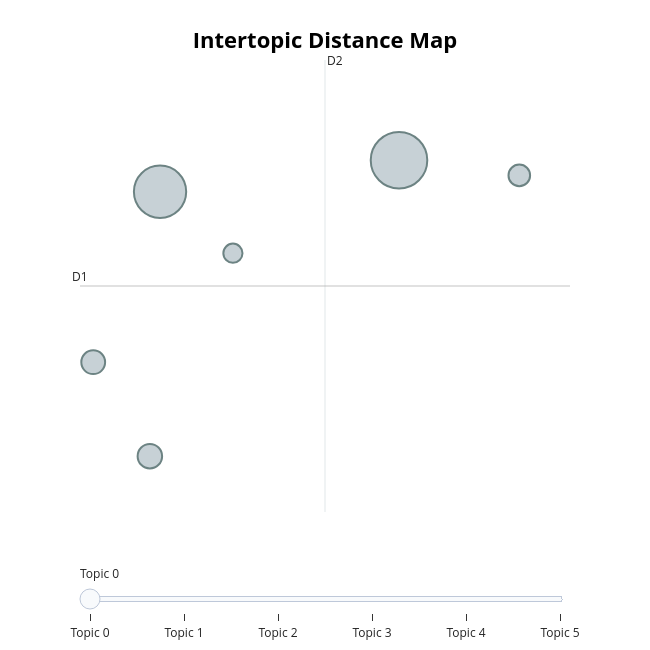

The cell this chart's notebook holds for it:
### Code cell
topic_model.visualize_topics()

### Figure 1 — Plotly figure (JSON) as saved in the notebook; plotly's stock layout.template omitted (floating-point values rounded to 4 significant figures)
{"data": [{"customdata": [[0, "rural | landscape | geography | communities | economic", 96], [1, "livelihoods | livelihood | rural | sovereignty | households", 82], [2, "rural | poverty | socioeconomic | geographically | nonprofit", 18], [3, "farmland | rural | lands | land | habitat", 17], [4, "agricultural | farmland | farming | farms | landscapes", 14], [5, "rural | villages | ecology | ciudades | environmental", 11]], "hovertemplate": "<b>Topic %{customdata[0]}</b><br>%{customdata[1]}<br>Size: %{customdata[2]}", "legendgroup": "", "marker": {"color": "#B0BEC5", "line": {"color": "DarkSlateGrey", "width": 2}, "size": [96, 82, 18, 17, 14, 11], "sizemode": "area", "sizeref": 0.06, "symbol": "circle"}, "mode": "markers", "name": "", "orientation": "v", "showlegend": false, "type": "scatter", "x": [1.198, -0.1168, -0.1729, -0.4847, 1.861, 0.2843], "xaxis": "x", "y": [4.886, 4.656, 2.722, 3.409, 4.775, 4.206], "yaxis": "y"}], "layout": {"annotations": [{"showarrow": false, "text": "D1", "x": -0.5574, "y": 3.967, "yshift": 10}, {"showarrow": false, "text": "D2", "x": 0.7911, "xshift": 10, "y": 5.619}], "height": 650, "hoverlabel": {"bgcolor": "white", "font": {"family": "Rockwell", "size": 16}}, "legend": {"itemsizing": "constant", "tracegroupgap": 0}, "margin": {"t": 60}, "shapes": [{"line": {"color": "#CFD8DC", "width": 2}, "type": "line", "x0": 0.7911, "x1": 0.7911, "y0": 2.314, "y1": 5.619}, {"line": {"color": "#9E9E9E", "width": 2}, "type": "line", "x0": -0.5574, "x1": 2.14, "y0": 3.967, "y1": 3.967}], "sliders": [{"active": 0, "pad": {"t": 50}, "steps": [{"args": [{"marker.color": [["red", "#B0BEC5", "#B0BEC5", "#B0BEC5", "#B0BEC5", "#B0BEC5"]]}], "label": "Topic 0", "method": "update"}, {"args": [{"marker.color": [["#B0BEC5", "red", "#B0BEC5", "#B0BEC5", "#B0BEC5", "#B0BEC5"]]}], "label": "Topic 1", "method": "update"}, {"args": [{"marker.color": [["#B0BEC5", "#B0BEC5", "red", "#B0BEC5", "#B0BEC5", "#B0BEC5"]]}], "label": "Topic 2", "method": "update"}, {"args": [{"marker.color": [["#B0BEC5", "#B0BEC5", "#B0BEC5", "red", "#B0BEC5", "#B0BEC5"]]}], "label": "Topic 3", "method": "update"}, {"args": [{"marker.color": [["#B0BEC5", "#B0BEC5", "#B0BEC5", "#B0BEC5", "red", "#B0BEC5"]]}], "label": "Topic 4", "method": "update"}, {"args": [{"marker.color": [["#B0BEC5", "#B0BEC5", "#B0BEC5", "#B0BEC5", "#B0BEC5", "red"]]}], "label": "Topic 5", "method": "update"}]}], "title": {"font": {"color": "Black", "size": 22}, "text": "<b>Intertopic Distance Map</b>", "x": 0.5, "xanchor": "center", "y": 0.95, "yanchor": "top"}, "width": 650, "xaxis": {"anchor": "y", "domain": [0, 1], "range": [-0.5574, 2.14], "title": {"text": ""}, "visible": false}, "yaxis": {"anchor": "x", "domain": [0, 1], "range": [2.314, 5.619], "title": {"text": ""}, "visible": false}}}
